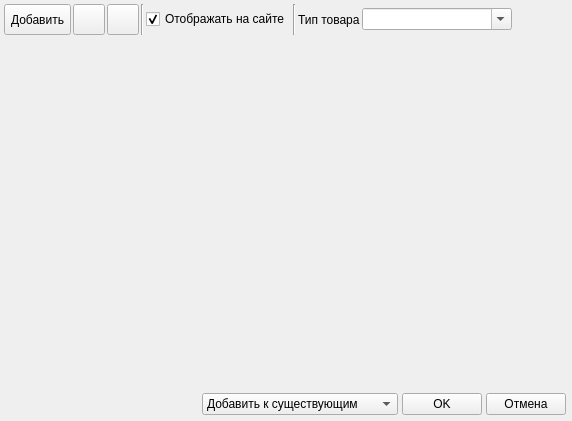
<?xml version="1.0" encoding="UTF-8"?>
<ui version="4.0">
 <class>FrameCardSpecifications</class>
 <widget class="QWidget" name="FrameCardSpecifications">
  <property name="geometry">
   <rect>
    <x>0</x>
    <y>0</y>
    <width>572</width>
    <height>421</height>
   </rect>
  </property>
  <property name="windowTitle">
   <string>Характеристики товаров</string>
  </property>
  <property name="styleSheet">
   <string notr="true"/>
  </property>
  <layout class="QVBoxLayout" name="verticalLayout">
   <property name="spacing">
    <number>4</number>
   </property>
   <property name="leftMargin">
    <number>4</number>
   </property>
   <property name="topMargin">
    <number>4</number>
   </property>
   <property name="rightMargin">
    <number>4</number>
   </property>
   <property name="bottomMargin">
    <number>4</number>
   </property>
   <item>
    <layout class="QHBoxLayout" name="horizontalLayout">
     <property name="spacing">
      <number>2</number>
     </property>
     <item>
      <widget class="QToolButton" name="toolButtonAddSpecification">
       <property name="enabled">
        <bool>true</bool>
       </property>
       <property name="sizePolicy">
        <sizepolicy hsizetype="Preferred" vsizetype="Preferred">
         <horstretch>0</horstretch>
         <verstretch>0</verstretch>
        </sizepolicy>
       </property>
       <property name="minimumSize">
        <size>
         <width>0</width>
         <height>0</height>
        </size>
       </property>
       <property name="text">
        <string>Добавить</string>
       </property>
       <property name="icon">
        <iconset resource="../../res.qrc">
         <normaloff>:/32/icons/32x32/add.png</normaloff>:/32/icons/32x32/add.png</iconset>
       </property>
       <property name="iconSize">
        <size>
         <width>24</width>
         <height>24</height>
        </size>
       </property>
       <property name="toolButtonStyle">
        <enum>Qt::ToolButtonTextBesideIcon</enum>
       </property>
      </widget>
     </item>
     <item>
      <widget class="QToolButton" name="toolButtonCopy">
       <property name="enabled">
        <bool>true</bool>
       </property>
       <property name="sizePolicy">
        <sizepolicy hsizetype="Preferred" vsizetype="Preferred">
         <horstretch>0</horstretch>
         <verstretch>0</verstretch>
        </sizepolicy>
       </property>
       <property name="minimumSize">
        <size>
         <width>0</width>
         <height>0</height>
        </size>
       </property>
       <property name="toolTip">
        <string>Скопировать из другого товара</string>
       </property>
       <property name="text">
        <string/>
       </property>
       <property name="icon">
        <iconset resource="../../res.qrc">
         <normaloff>:/32/icons/32x32/table_import.png</normaloff>:/32/icons/32x32/table_import.png</iconset>
       </property>
       <property name="iconSize">
        <size>
         <width>24</width>
         <height>24</height>
        </size>
       </property>
       <property name="toolButtonStyle">
        <enum>Qt::ToolButtonIconOnly</enum>
       </property>
      </widget>
     </item>
     <item>
      <widget class="QToolButton" name="toolButtonDelSpecification">
       <property name="enabled">
        <bool>true</bool>
       </property>
       <property name="sizePolicy">
        <sizepolicy hsizetype="Preferred" vsizetype="Preferred">
         <horstretch>0</horstretch>
         <verstretch>0</verstretch>
        </sizepolicy>
       </property>
       <property name="minimumSize">
        <size>
         <width>0</width>
         <height>0</height>
        </size>
       </property>
       <property name="toolTip">
        <string>Удалить характеристику</string>
       </property>
       <property name="text">
        <string/>
       </property>
       <property name="icon">
        <iconset resource="../../res.qrc">
         <normaloff>:/32/icons/32x32/delete.png</normaloff>:/32/icons/32x32/delete.png</iconset>
       </property>
       <property name="iconSize">
        <size>
         <width>24</width>
         <height>24</height>
        </size>
       </property>
       <property name="toolButtonStyle">
        <enum>Qt::ToolButtonIconOnly</enum>
       </property>
      </widget>
     </item>
     <item>
      <widget class="Line" name="line">
       <property name="orientation">
        <enum>Qt::Vertical</enum>
       </property>
      </widget>
     </item>
     <item>
      <widget class="QCheckBox" name="checkBoxIsShowFeatures">
       <property name="text">
        <string>Отображать на сайте</string>
       </property>
       <property name="checked">
        <bool>true</bool>
       </property>
      </widget>
     </item>
     <item>
      <widget class="Line" name="line_2">
       <property name="orientation">
        <enum>Qt::Vertical</enum>
       </property>
      </widget>
     </item>
     <item>
      <widget class="QLabel" name="label">
       <property name="text">
        <string>Тип товара</string>
       </property>
      </widget>
     </item>
     <item>
      <widget class="QComboBox" name="comboBoxProductTypes">
       <property name="sizePolicy">
        <sizepolicy hsizetype="Expanding" vsizetype="Fixed">
         <horstretch>0</horstretch>
         <verstretch>0</verstretch>
        </sizepolicy>
       </property>
       <property name="minimumSize">
        <size>
         <width>150</width>
         <height>0</height>
        </size>
       </property>
       <property name="editable">
        <bool>true</bool>
       </property>
      </widget>
     </item>
     <item>
      <spacer name="horizontalSpacer_3">
       <property name="orientation">
        <enum>Qt::Horizontal</enum>
       </property>
       <property name="sizeHint" stdset="0">
        <size>
         <width>40</width>
         <height>20</height>
        </size>
       </property>
      </spacer>
     </item>
     <item>
      <spacer name="horizontalSpacer">
       <property name="orientation">
        <enum>Qt::Horizontal</enum>
       </property>
       <property name="sizeHint" stdset="0">
        <size>
         <width>485</width>
         <height>20</height>
        </size>
       </property>
      </spacer>
     </item>
    </layout>
   </item>
   <item>
    <widget class="GroupSpecifications" name="widgetFeatures" native="true">
     <property name="sizePolicy">
      <sizepolicy hsizetype="Preferred" vsizetype="Expanding">
       <horstretch>0</horstretch>
       <verstretch>0</verstretch>
      </sizepolicy>
     </property>
    </widget>
   </item>
   <item>
    <layout class="QHBoxLayout" name="horizontalLayout_2">
     <property name="leftMargin">
      <number>2</number>
     </property>
     <property name="topMargin">
      <number>2</number>
     </property>
     <property name="rightMargin">
      <number>2</number>
     </property>
     <property name="bottomMargin">
      <number>2</number>
     </property>
     <item>
      <spacer name="horizontalSpacer_2">
       <property name="orientation">
        <enum>Qt::Horizontal</enum>
       </property>
       <property name="sizeHint" stdset="0">
        <size>
         <width>40</width>
         <height>20</height>
        </size>
       </property>
      </spacer>
     </item>
     <item>
      <widget class="QComboBox" name="comboBoxMethod">
       <property name="sizePolicy">
        <sizepolicy hsizetype="Expanding" vsizetype="Fixed">
         <horstretch>0</horstretch>
         <verstretch>0</verstretch>
        </sizepolicy>
       </property>
       <item>
        <property name="text">
         <string>Добавить к существующим</string>
        </property>
       </item>
       <item>
        <property name="text">
         <string>Заменить существующие</string>
        </property>
       </item>
      </widget>
     </item>
     <item>
      <widget class="QPushButton" name="buttonOK">
       <property name="enabled">
        <bool>true</bool>
       </property>
       <property name="sizePolicy">
        <sizepolicy hsizetype="Preferred" vsizetype="Fixed">
         <horstretch>0</horstretch>
         <verstretch>0</verstretch>
        </sizepolicy>
       </property>
       <property name="minimumSize">
        <size>
         <width>0</width>
         <height>0</height>
        </size>
       </property>
       <property name="maximumSize">
        <size>
         <width>16777215</width>
         <height>16777215</height>
        </size>
       </property>
       <property name="baseSize">
        <size>
         <width>0</width>
         <height>50</height>
        </size>
       </property>
       <property name="text">
        <string>OK</string>
       </property>
       <property name="iconSize">
        <size>
         <width>24</width>
         <height>24</height>
        </size>
       </property>
       <property name="flat">
        <bool>false</bool>
       </property>
      </widget>
     </item>
     <item>
      <widget class="QPushButton" name="buttonCancel">
       <property name="sizePolicy">
        <sizepolicy hsizetype="Preferred" vsizetype="Fixed">
         <horstretch>0</horstretch>
         <verstretch>0</verstretch>
        </sizepolicy>
       </property>
       <property name="minimumSize">
        <size>
         <width>0</width>
         <height>0</height>
        </size>
       </property>
       <property name="maximumSize">
        <size>
         <width>16777215</width>
         <height>16777215</height>
        </size>
       </property>
       <property name="text">
        <string>Отмена</string>
       </property>
       <property name="iconSize">
        <size>
         <width>24</width>
         <height>24</height>
        </size>
       </property>
       <property name="flat">
        <bool>false</bool>
       </property>
      </widget>
     </item>
    </layout>
   </item>
  </layout>
  <action name="actionAddSpecification">
   <property name="icon">
    <iconset resource="../../res.qrc">
     <normaloff>:/32/icons/32x32/add.png</normaloff>:/32/icons/32x32/add.png</iconset>
   </property>
   <property name="text">
    <string>Добавить</string>
   </property>
   <property name="toolTip">
    <string>Добавить новую характеристику</string>
   </property>
   <property name="shortcut">
    <string>Ctrl+Ins</string>
   </property>
  </action>
  <action name="actionDelSpecification">
   <property name="icon">
    <iconset resource="../../res.qrc">
     <normaloff>:/32/icons/32x32/delete.png</normaloff>:/32/icons/32x32/delete.png</iconset>
   </property>
   <property name="text">
    <string>Удалить</string>
   </property>
   <property name="toolTip">
    <string>Удалить выбранную характеристику</string>
   </property>
   <property name="shortcut">
    <string>Ctrl+Del</string>
   </property>
  </action>
 </widget>
 <customwidgets>
  <customwidget>
   <class>GroupSpecifications</class>
   <extends>QWidget</extends>
   <header>groupspecifications.h</header>
   <container>1</container>
  </customwidget>
 </customwidgets>
 <resources>
  <include location="../../res.qrc"/>
 </resources>
 <connections/>
</ui>
